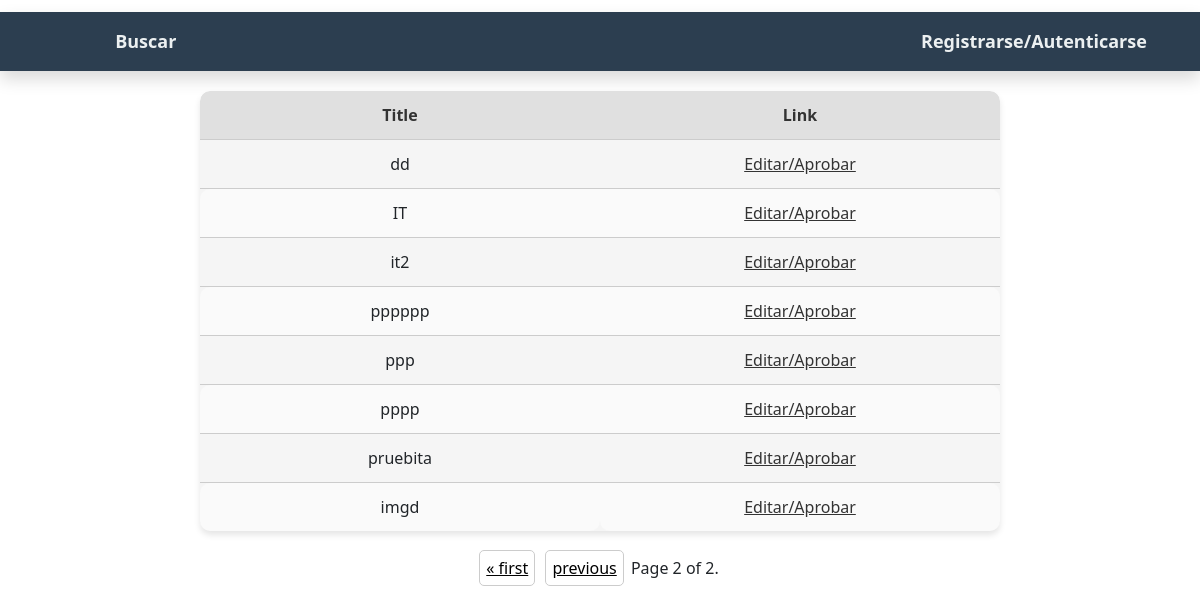
The page /pending/?page=3 on the database as committed earlier.
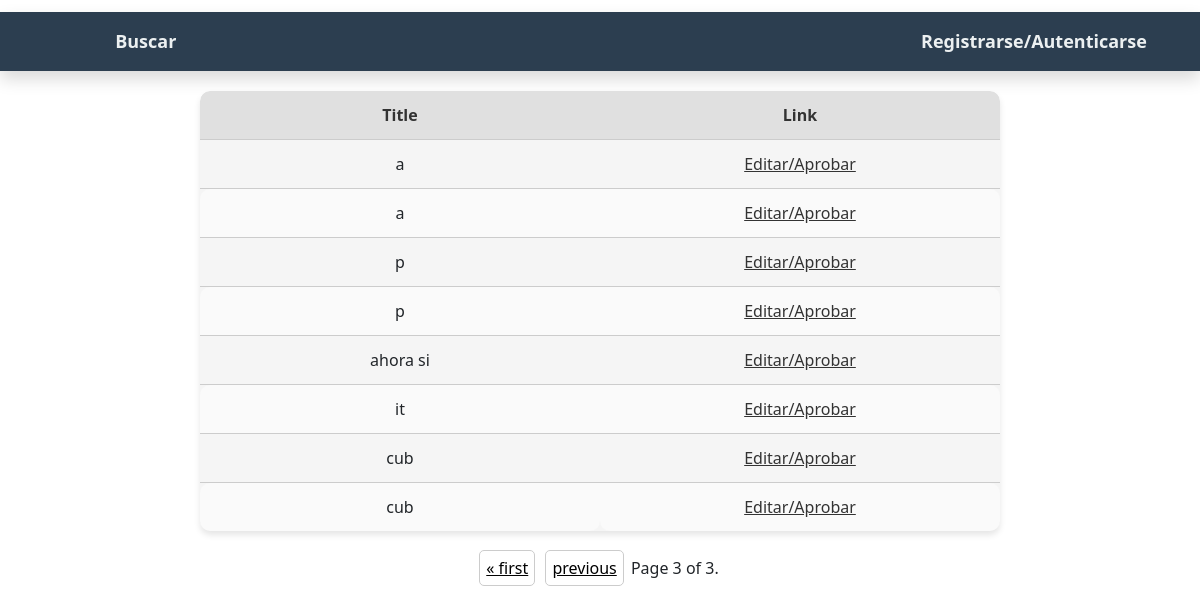
The same page on the database as committed later.
### Documents/models.py (models this page shows, shortened)
class PendingDocuments(models.Model):
    image = models.ImageField(upload_to='document_images/', default='document_images/default.jpg')
    name = models.CharField(max_length=200)
    text = models.TextField()
    xml_file = models.TextField(default='')

### Documents/views.py (the view)
# urls.py: path('pending/', views.pending, name='pending'),
def pending(request):
    posts = PendingDocuments.objects.all()
    paginator = Paginator(posts, 12)
    page_number = request.GET.get('page')
    page_obj = paginator.get_page(page_number)
    return render(request, 'docs/pending.html', {'posts': posts, 'page_obj': page_obj})

### templates/docs/pending.html (shortened to what this page needs)
{% extends 'base/main.html' %}
{% block content %}
    <table class="styled-table">
        <thead>
            <tr>
                <th>Title</th>
                <th>Link</th>
            </tr>
        </thead>
        <tbody>
            {% for post in page_obj %}
                <tr>
                    <td>{{ post.name }}</td>
                    <td><a href="/edit/{{ post.id }}?page={{ page_obj.number }}">Editar/Aprobar</a></td>
                </tr>
            {% endfor %}
        </tbody>
    </table>
    <div class="pagination">
        <span class="step-links">
            {% if page_obj.has_previous %}
                <a href="?page=1">&laquo; first</a>
                <a href="?page={{ page_obj.previous_page_number }}">previous</a>
            {% endif %}
            <span class="current">
                Page {{ page_obj.number }} of {{ page_obj.paginator.num_pages }}.
            </span>
        </span>
    </div>
{% endblock %}

Rows that differ between the two databases and show on the page:
no longer on this page (row unchanged): PendingDocuments: name "dd"
no longer on this page (row unchanged): PendingDocuments: name "IT"
no longer on this page (row unchanged): PendingDocuments: name "it2"
no longer on this page (row unchanged): PendingDocuments: name "pppppp"
no longer on this page (row unchanged): PendingDocuments: name "ppp"
no longer on this page (row unchanged): PendingDocuments: name "pppp"
no longer on this page (row unchanged): PendingDocuments: name "pruebita"
no longer on this page (row unchanged): PendingDocuments: name "imgd"
added PendingDocuments: name "a"
added PendingDocuments: name "a"
added PendingDocuments: name "p"
added PendingDocuments: name "p"
added PendingDocuments: name "ahora si"
added PendingDocuments: name "it"
added PendingDocuments: name "cub"
added PendingDocuments: name "cub"
Other text that changed with them:
{{ page_obj.number }}: "2" → "3"
{{ page_obj.paginator.num_pages }}: "2" → "3"
